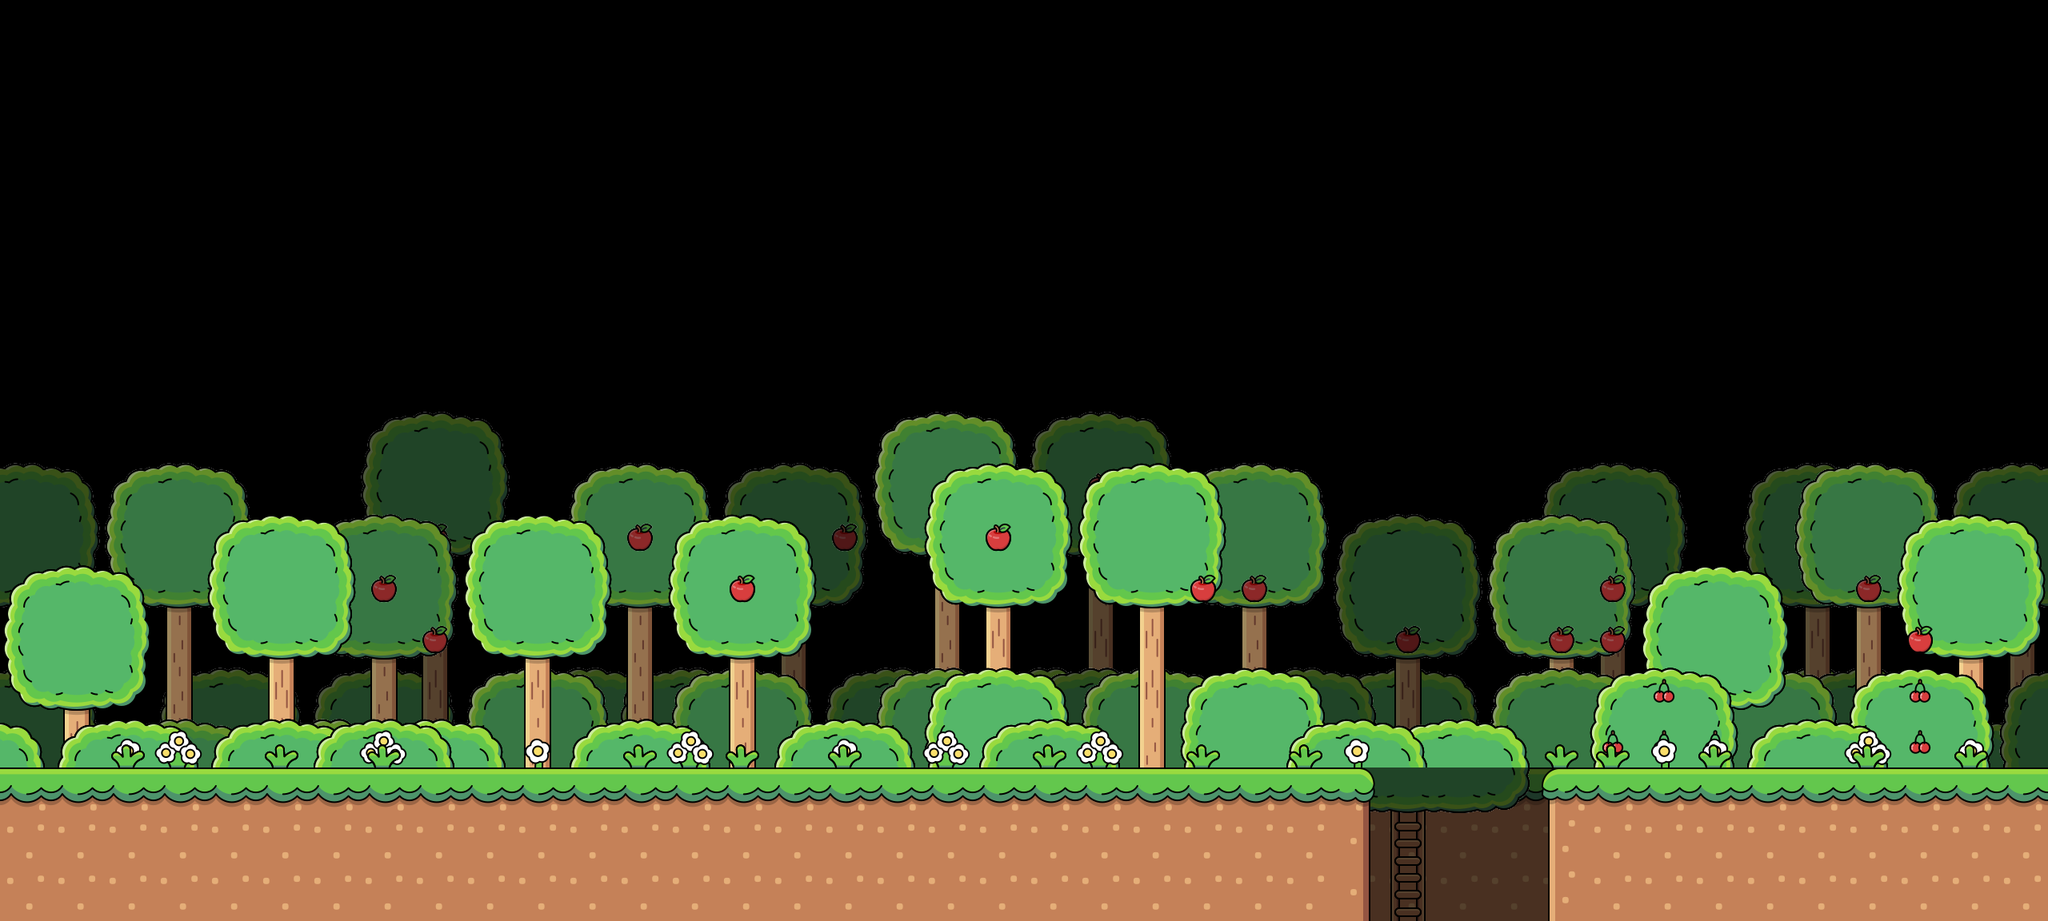

Rendered tile map (Tiled .tmx) drawn with the repository's tilesets; below, a short description and the map source with its tile grids summarised:
An orthogonal 40x18 tile map with 64x64 px tiles, 17 tile layers (push1, tree1, fruit1, push2, ...), 3 tilesets and 28 objects (16x passage 1, 3x tutorial, 2x ground, 2x barrier, next level, ...).

<map version="1.10" tiledversion="1.10.2" orientation="orthogonal" renderorder="right-down" width="40" height="18" tilewidth="64" tileheight="64" infinite="0" nextlayerid="47" nextobjectid="48">
 <tileset firstgid="1" source="CartoonArt.tsx" />
 <tileset firstgid="121" source="CartoonArt2.tsx" />
 <tileset firstgid="241" source="CartoonArt1.tsx" />
 <group id="2" name="tile" locked="1">
  <group id="3" name="context">
   <layer id="7" name="push1" width="40" height="18">
    <data>[720 cells, 60 non-empty, 6 distinct tile ids]</data>
   </layer>
   <layer id="6" name="tree1" width="40" height="18">
    <data>[720 cells, 91 non-empty, 11 distinct tile ids]</data>
   </layer>
   <layer id="25" name="fruit1" width="40" height="18">
    <data>[720 cells, 5 non-empty, 2 distinct tile ids]</data>
   </layer>
   <layer id="8" name="push2" width="40" height="18">
    <data>[720 cells, 57 non-empty, 6 distinct tile ids]</data>
   </layer>
   <layer id="9" name="tree2" width="40" height="18">
    <data>[720 cells, 84 non-empty, 10 distinct tile ids]</data>
   </layer>
   <layer id="26" name="fruit2" width="40" height="18">
    <data>[720 cells, 2 non-empty, 1 distinct tile ids]</data>
   </layer>
   <layer id="16" name="push3" width="40" height="18">
    <data>[720 cells, 54 non-empty, 6 distinct tile ids]</data>
   </layer>
   <layer id="17" name="tree3" width="40" height="18">
    <data>[720 cells, 90 non-empty, 11 distinct tile ids]</data>
   </layer>
   <layer id="27" name="fruit3" width="40" height="18">
    <data>[720 cells, 13 non-empty, 4 distinct tile ids]</data>
   </layer>
   <layer id="18" name="push4" width="40" height="18">
    <data>[720 cells, 63 non-empty, 6 distinct tile ids]</data>
   </layer>
   <layer id="19" name="push5" width="40" height="18">
    <data>[720 cells, 23 non-empty, 6 distinct tile ids]</data>
   </layer>
   <layer id="43" name="fruit4" width="40" height="18">
    <data>[720 cells, 6 non-empty, 1 distinct tile ids]</data>
   </layer>
   <layer id="21" name="flower" width="40" height="18">
    <data>[720 cells, 13 non-empty, 2 distinct tile ids]</data>
   </layer>
   <layer id="20" name="grass" width="40" height="18">
    <data>[720 cells, 14 non-empty, 1 distinct tile ids]</data>
   </layer>
  </group>
  <layer id="30" name="ground1" width="40" height="18" locked="1">
   <data>[720 cells, 21 non-empty, 2 distinct tile ids]</data>
  </layer>
  <layer id="41" name="accessory1" width="40" height="18">
   <data>[720 cells, 6 non-empty, 4 distinct tile ids]</data>
  </layer>
  <layer id="46" name="Tile Layer 18" width="40" height="18">
   <data>[720 cells, 111 non-empty, 6 distinct tile ids]</data>
  </layer>
  <objectgroup id="22" name="ground">
   <object id="1" name="ground" x="0" y="960" width="1728" height="192" />
   <object id="2" name="ground" x="1920" y="960" width="640" height="192" />
  </objectgroup>
  <group id="32" name="hidden passage">
   <objectgroup id="33" name="hidden passage">
    <object id="11" type="passage 1" x="1728" y="960" width="64" height="64">
     <properties>
      <property name="ID" value="1" />
      <property name="group" value="passage 1" />
      <property name="tileset" value="CartoonArt" />
     </properties>
    </object>
    <object id="12" type="passage 1" x="1792" y="960" width="64" height="64">
     <properties>
      <property name="ID" value="1" />
      <property name="group" value="passage 1" />
      <property name="tileset" value="CartoonArt" />
     </properties>
    </object>
    <object id="13" type="passage 1" x="1856" y="960" width="64" height="64">
     <properties>
      <property name="ID" value="1" />
      <property name="group" value="passage 1" />
      <property name="tileset" value="CartoonArt" />
     </properties>
    </object>
    <object id="14" type="passage 1" x="1728" y="1024" width="64" height="64">
     <properties>
      <property name="ID" value="16" />
      <property name="group" value="passage 1" />
      <property name="tileset" value="CartoonArt" />
     </properties>
    </object>
    <object id="15" type="passage 1" x="1792" y="1024" width="64" height="64">
     <properties>
      <property name="ID" value="16" />
      <property name="group" value="passage 1" />
      <property name="tileset" value="CartoonArt" />
     </properties>
    </object>
    <object id="16" type="passage 1" x="1856" y="1024" width="64" height="64">
     <properties>
      <property name="ID" value="16" />
      <property name="group" value="passage 1" />
      <property name="tileset" value="CartoonArt" />
     </properties>
    </object>
    <object id="17" type="passage 1" x="1728" y="1088" width="64" height="64">
     <properties>
      <property name="ID" value="16" />
      <property name="group" value="passage 1" />
      <property name="tileset" value="CartoonArt" />
     </properties>
    </object>
    <object id="18" type="passage 1" x="1792" y="1088" width="64" height="64">
     <properties>
      <property name="ID" value="16" />
      <property name="group" value="passage 1" />
      <property name="tileset" value="CartoonArt" />
     </properties>
    </object>
    <object id="19" type="passage 1" x="1856" y="1088" width="64" height="64">
     <properties>
      <property name="ID" value="16" />
      <property name="group" value="passage 1" />
      <property name="tileset" value="CartoonArt" />
     </properties>
    </object>
    <object id="24" name="passage 1" type="passage 1" x="1792" y="960" width="64" height="192">
     <properties>
      <property name="group" value="passage 1" />
      <property name="role" value="switch" />
     </properties>
    </object>
    <object id="33" type="passage 1" x="1664" y="960" width="64" height="64">
     <properties>
      <property name="ID" value="1" />
      <property name="group" value="passage 1" />
      <property name="tileset" value="CartoonArt" />
     </properties>
    </object>
    <object id="34" type="passage 1" x="1920" y="960" width="64" height="64">
     <properties>
      <property name="ID" value="1" />
      <property name="group" value="passage 1" />
      <property name="tileset" value="CartoonArt" />
     </properties>
    </object>
    <object id="35" type="passage 1" x="1664" y="1024" width="64" height="64">
     <properties>
      <property name="ID" value="16" />
      <property name="group" value="passage 1" />
      <property name="tileset" value="CartoonArt" />
     </properties>
    </object>
    <object id="36" type="passage 1" x="1920" y="1024" width="64" height="64">
     <properties>
      <property name="ID" value="16" />
      <property name="group" value="passage 1" />
      <property name="tileset" value="CartoonArt" />
     </properties>
    </object>
    <object id="37" type="passage 1" x="1664" y="1088" width="64" height="64">
     <properties>
      <property name="ID" value="16" />
      <property name="group" value="passage 1" />
      <property name="tileset" value="CartoonArt" />
     </properties>
    </object>
    </objectgroup>
  </group>
 </group>
 <group id="39" name="next">
  <objectgroup id="40" name="next">
   <!-- 1 objects omitted --></objectgroup>
 </group>
 <group id="36" name="barrier" locked="1">
  <objectgroup id="37" name="barrier">
   <!-- 2 objects omitted --></objectgroup>
 </group>
 <group id="4" name="quest &amp; door" locked="1" />
 <group id="5" name="item &amp; switch" locked="1">
  <objectgroup id="44" name="item">
   <!-- 2 objects omitted --></objectgroup>
 </group>
 <group id="28" name="tutorial" locked="1">
  <objectgroup id="29" name="list tutorial">
   <!-- 3 objects omitted --></objectgroup>
 </group>
 <group id="34" name="spawn point" locked="1">
  <objectgroup id="42" name="spawn point">
   <!-- 2 objects omitted --></objectgroup>
 </group>
</map>
<!-- 11 of 28 objects omitted -->
